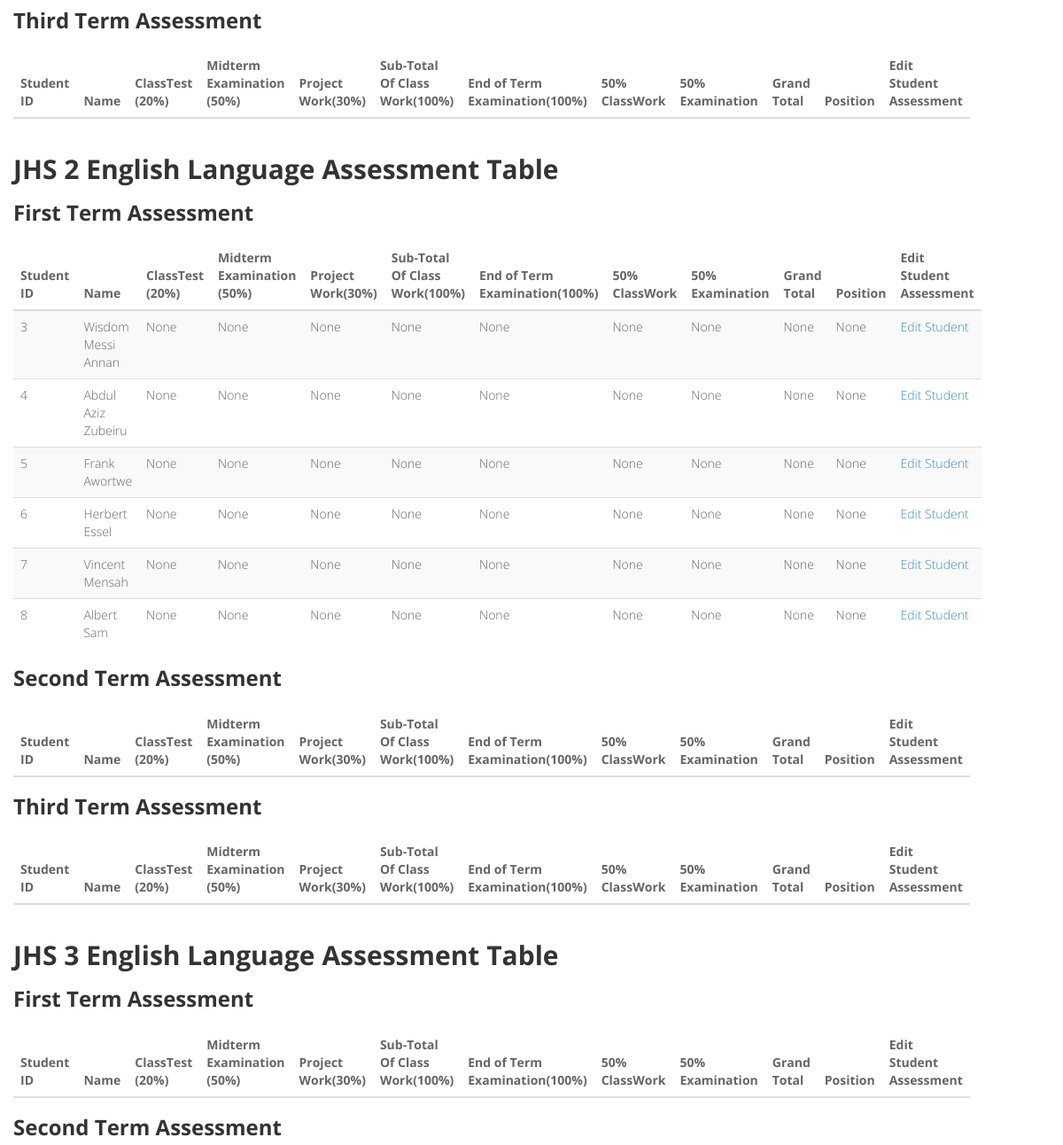
The page /integrated_science-portal (signed in, middle part) on the database as committed earlier.
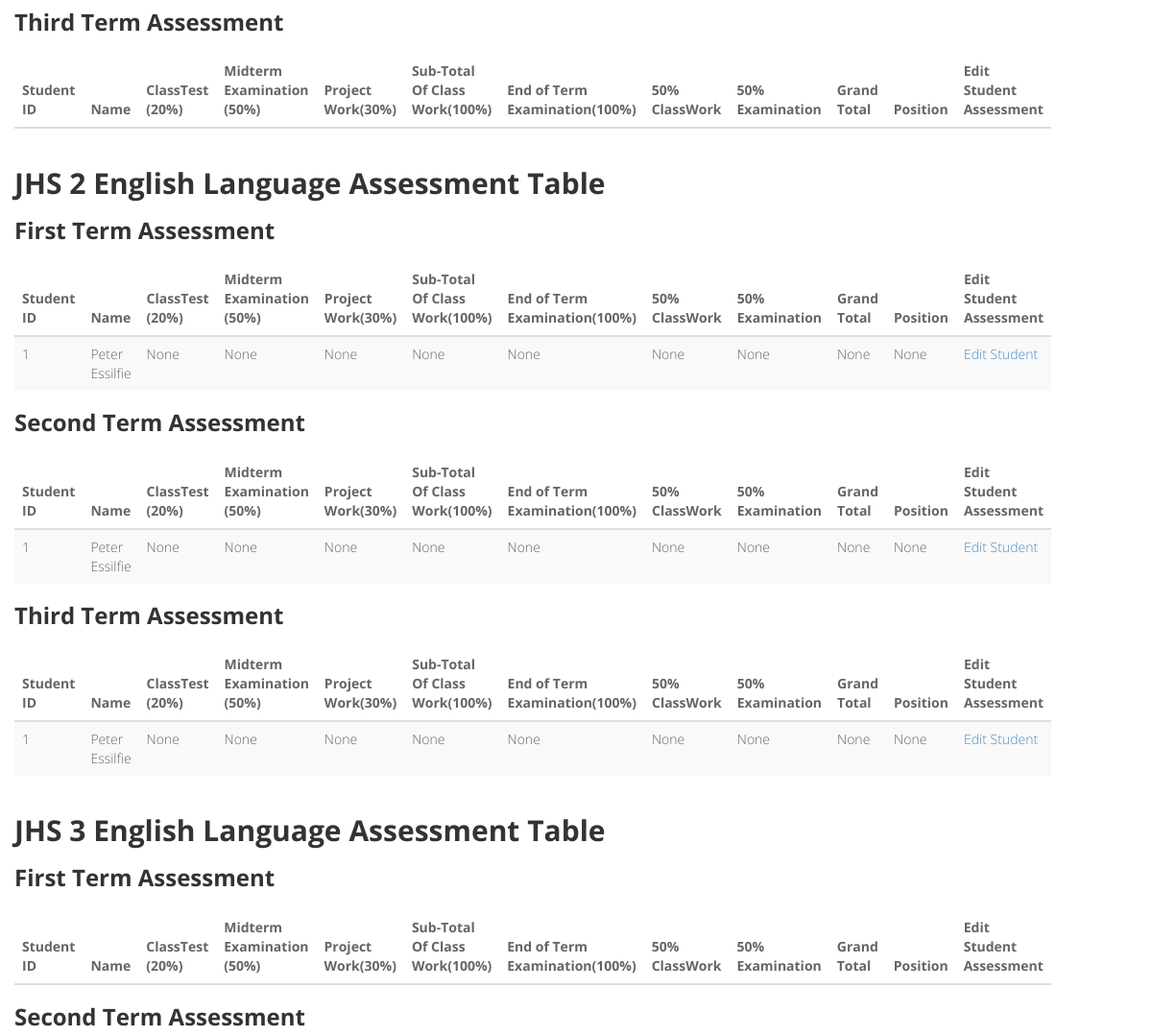
The same page on the database as committed later.
### main.py (models this page shows)
class FirstTermJHS2IntegratedScience(UserMixin, db.Model):
    __tablename__ = 'JHS 2 Integrated Science Assessment'
    id = db.Column(db.Integer, primary_key=True)
    full_name = db.Column(db.String(250), nullable=True)
    classtest = db.Column(db.Integer, nullable=True)
    midterm_examination = db.Column(db.Integer, nullable=True)
    project_work = db.Column(db.Integer, nullable=True)
    subtotal = db.Column(db.Integer, nullable=True)
    end_of_term_examination = db.Column(db.Integer, nullable=True)
    half_subtotal = db.Column(db.Integer, nullable=True)
    half_examination = db.Column(db.Integer, nullable=True)
    grand_total = db.Column(db.Integer, nullable=True)
    ranking = db.Column(db.Integer, nullable=True)
    teacher_id = db.Column(db.Integer, db.ForeignKey('jhs_3_class_teacher.id'))
    teacher = relationship('JHS3Teacher',
                           backref=db.backref('First Term JHS 2 Integrated Science Assessment', lazy=True))

class SecondTermJHS2IntegratedScience(UserMixin, db.Model):
    __tablename__ = 'Second Term JHS 2 Integrated Science Assessment'
    id = db.Column(db.Integer, primary_key=True)
    full_name = db.Column(db.String(250), nullable=True)
    classtest = db.Column(db.Integer, nullable=True)
    midterm_examination = db.Column(db.Integer, nullable=True)
    project_work = db.Column(db.Integer, nullable=True)
    subtotal = db.Column(db.Integer, nullable=True)
    end_of_term_examination = db.Column(db.Integer, nullable=True)
    half_subtotal = db.Column(db.Integer, nullable=True)
    half_examination = db.Column(db.Integer, nullable=True)
    grand_total = db.Column(db.Integer, nullable=True)
    ranking = db.Column(db.Integer, nullable=True)
    teacher_id = db.Column(db.Integer, db.ForeignKey('jhs_3_class_teacher.id'))
    teacher = relationship('JHS3Teacher',
                           backref=db.backref('Second Term JHS 2 Integrated Science Assessment', lazy=True))

class ThirdTermJHS2IntegratedScience(UserMixin, db.Model):
    __tablename__ = 'Third Term JHS 2 Integrated Science Assessment'
    id = db.Column(db.Integer, primary_key=True)
    full_name = db.Column(db.String(250), nullable=True)
    classtest = db.Column(db.Integer, nullable=True)
    midterm_examination = db.Column(db.Integer, nullable=True)
    project_work = db.Column(db.Integer, nullable=True)
    subtotal = db.Column(db.Integer, nullable=True)
    end_of_term_examination = db.Column(db.Integer, nullable=True)
    half_subtotal = db.Column(db.Integer, nullable=True)
    half_examination = db.Column(db.Integer, nullable=True)
    grand_total = db.Column(db.Integer, nullable=True)
    ranking = db.Column(db.Integer, nullable=True)
    teacher_id = db.Column(db.Integer, db.ForeignKey('jhs_3_class_teacher.id'))
    teacher = relationship('JHS3Teacher',
                           backref=db.backref('Third Term JHS 2 Integrated Science Assessment', lazy=True))

### main.py (the view)
@app.route('/integrated_science-portal')
@login_required
def science():
    form_1_first_term_students = FirstTermJHS1IntegratedScience.query.all()
    form_1_second_term_students = SecondTermJHS1IntegratedScience.query.all()
    form_1_third_term_students = ThirdTermJHS1IntegratedScience.query.all()
    form_2_first_term_students = FirstTermJHS2IntegratedScience.query.all()
    form_2_second_term_students = SecondTermJHS2IntegratedScience.query.all()
    form_2_third_term_students = ThirdTermJHS2IntegratedScience.query.all()
    form_3_first_term_students = FirstTermJHS3IntegratedScience.query.all()
    form_3_second_term_students = SecondTermJHS3IntegratedScience.query.all()
    form_3_third_term_students = ThirdTermJHS3IntegratedScience.query.all()
    return render_template('english_dashboard.html', form_1_first_term_students=form_1_first_term_students,
                           form_1_second_term_students=form_1_second_term_students,
                           form_1_third_term_students=form_1_third_term_students,
                           form_2_first_term_students=form_2_first_term_students,
                           form_2_second_term_students=form_2_second_term_students,
                           form_2_third_term_students=form_2_third_term_students,
                           form_3_first_term_students=form_3_first_term_students,
                           form_3_second_term_students=form_3_second_term_students, current_user=current_user)

### main.py (called while the page is built)
@login_manager.user_loader
def load_user(user_id):
    return User.query.get(int(user_id))

### templates/english_dashboard.html (shortened to what this page needs)
{% include 'header.html' %}
<div class="container-fluid">
  <div class="row">
    <main class="col-md-9 ms-sm-auto col-lg-10 px-md-4">
      <section class="student-table">
          <h3>Third Term Assessment</h3>
          <div class="table-responsive">
            <table class="table table-striped table-sm">
              <thead>
                <tr>
                    <th scope="col">Student ID</th>
                    <th scope="col">Name</th>
                    <th scope="col">ClassTest (20%)</th>
                    <th scope="col">Midterm Examination (50%)</th>
                    <th scope="col">Project Work(30%)</th>
                    <th scope="col">Sub-Total Of Class Work(100%)</th>
                    <th scope="col">End of Term Examination(100%)</th>
                    <th scope="col">50% ClassWork</th>
                    <th scope="col">50% Examination</th>
                    <th scope="col">Grand Total</th>
                    <th scope="col">Position</th>
                  <th scope="col">Edit Student Assessment</th>
                </tr>
              </thead>
            </table>
          </div>
    </section>
    <section class="student-table">
      <h2>JHS 2 English Language Assessment Table</h2>
        <h3>First Term Assessment</h3>
      <div class="table-responsive">
        <table class="table table-striped table-sm">
          <thead>
            <tr>
                <th scope="col">Student ID</th>
                <th scope="col">Name</th>
                <th scope="col">ClassTest (20%)</th>
                <th scope="col">Midterm Examination (50%)</th>
                <th scope="col">Project Work(30%)</th>
                <th scope="col">Sub-Total Of Class Work(100%)</th>
                <th scope="col">End of Term Examination(100%)</th>
                <th scope="col">50% ClassWork</th>
                <th scope="col">50% Examination</th>
                <th scope="col">Grand Total</th>
                <th scope="col">Position</th>
              <th scope="col">Edit Student Assessment</th>
            </tr>
          </thead>
          <tbody>
          {% for student in form_2_first_term_students %}
            <tr>
              <td>{{student.id}}</td>
              <td>{{student.full_name}}</td>
              <td>{{student.classtest}}</td>
              <td>{{student.midterm_examination}}</td>
              <td>{{student.project_work}}</td>
              <td>{{student.subtotal}}</td>
              <td>{{student.end_of_term_examination}}</td>
              <td>{{student.half_subtotal}}</td>
                <td>{{student.half_examination}}</td>
                <td>{{student.grand_total}}</td>
              <td>{{student.ranking}}</td>
              <td><a href="{{url_for('edit_first_term_jhs2_english_student', index=student.id)}}">Edit Student</a></td>
            </tr>
            {% endfor %}
          </tbody>
        </table>
      </div>
        <h3>Second Term Assessment</h3>
      <div class="table-responsive">
        <table class="table table-striped table-sm">
          <thead>
            <tr>
                <th scope="col">Student ID</th>
                <th scope="col">Name</th>
                <th scope="col">ClassTest (20%)</th>
                <th scope="col">Midterm Examination (50%)</th>
                <th scope="col">Project Work(30%)</th>
                <th scope="col">Sub-Total Of Class Work(100%)</th>
                <th scope="col">End of Term Examination(100%)</th>
                <th scope="col">50% ClassWork</th>
                <th scope="col">50% Examination</th>
                <th scope="col">Grand Total</th>
                <th scope="col">Position</th>
              <th scope="col">Edit Student Assessment</th>
            </tr>
          </thead>
          <tbody>
          {% for student in form_2_second_term_students %}
            <tr>
              <td>{{student.id}}</td>
              <td>{{student.full_name}}</td>
              <td>{{student.classtest}}</td>
              <td>{{student.midterm_examination}}</td>
              <td>{{student.project_work}}</td>
              <td>{{student.subtotal}}</td>
              <td>{{student.end_of_term_examination}}</td>
              <td>{{student.half_subtotal}}</td>
                <td>{{student.half_examination}}</td>
                <td>{{student.grand_total}}</td>
              <td>{{student.ranking}}</td>
              <td><a href="{{url_for('edit_second_term_jhs2_english_student', index=student.id)}}">Edit Student</a></td>
            </tr>
            {% endfor %}
          </tbody>
        </table>
      </div>
        <h3>Third Term Assessment</h3>
      <div class="table-responsive">
        <table class="table table-striped table-sm">
          <thead>
            <tr>
                <th scope="col">Student ID</th>
                <th scope="col">Name</th>
                <th scope="col">ClassTest (20%)</th>
                <th scope="col">Midterm Examination (50%)</th>
                <th scope="col">Project Work(30%)</th>
                <th scope="col">Sub-Total Of Class Work(100%)</th>
                <th scope="col">End of Term Examination(100%)</th>
                <th scope="col">50% ClassWork</th>
                <th scope="col">50% Examination</th>
                <th scope="col">Grand Total</th>
                <th scope="col">Position</th>
              <th scope="col">Edit Student Assessment</th>
            </tr>
          </thead>
          <tbody>
          {% for student in form_2_third_term_students %}
            <tr>
              <td>{{student.id}}</td>
              <td>{{student.full_name}}</td>
              <td>{{student.classtest}}</td>
              <td>{{student.midterm_examination}}</td>
              <td>{{student.project_work}}</td>
              <td>{{student.subtotal}}</td>
              <td>{{student.end_of_term_examination}}</td>
              <td>{{student.half_subtotal}}</td>
                <td>{{student.half_examination}}</td>
                <td>{{student.grand_total}}</td>
              <td>{{student.ranking}}</td>
              <td><a href="{{url_for('edit_third_term_jhs2_english_student', index=student.id)}}">Edit Student</a></td>
            </tr>
            {% endfor %}
          </tbody>
        </table>
      </div>
    </section>
    <section class="student-table">
      <h2>JHS 3 English Language Assessment Table</h2>
        <h3>First Term Assessment</h3>
      <div class="table-responsive">
        <table class="table table-striped table-sm">
          <thead>
            <tr>
                <th scope="col">Student ID</th>
                <th scope="col">Name</th>
                <th scope="col">ClassTest (20%)</th>
                <th scope="col">Midterm Examination (50%)</th>
                <th scope="col">Project Work(30%)</th>
                <th scope="col">Sub-Total Of Class Work(100%)</th>
                <th scope="col">End of Term Examination(100%)</th>
                <th scope="col">50% ClassWork</th>
                <th scope="col">50% Examination</th>
                <th scope="col">Grand Total</th>
                <th scope="col">Position</th>
              <th scope="col">Edit Student Assessment</th>
            </tr>
          </thead>
        </table>
      </div>
        <h3>Second Term Assessment</h3>
    </section>
    </main>
  </div>
</div>
{% include 'footer.html'%}

### templates/header.html (shortened to what this page needs)
<!DOCTYPE html>
<html lang="en">
<head>
<link href="{{url_for('static', filename='css/bootstrap.min.css')}}" rel="stylesheet" />
<link href="{{ url_for('static',filename='css/fancybox/jquery.fancybox.css')}}" rel="stylesheet">
<link href="{{url_for('static', filename= 'css/jcarousel.css')}}" rel="stylesheet" />
<link href="{{url_for('static', filename='css/flexslider.css')}}" rel="stylesheet" />
<link href="{{url_for('static', filename= 'js/owl-carousel/owl.carousel.css')}}" rel="stylesheet">
<link href="{{url_for('static', filename= 'css/style.css')}}" rel="stylesheet" />
</head>
<body>
    <div id="wrapper">

### templates/footer.html (shortened to what this page needs)
</div>
</body>
</html>

### static/css/style.css (style rules this page uses)
body { font-family:'Open Sans', Arial, sans-serif; font-size:14px; font-weight:300; line-height:1.6em; color:#656565; }
h1,h2, h3, h4, h5, h6 { font-family:'Open Sans', Arial, sans-serif; font-weight:700; line-height:1.1em; color:#333; margin-bottom: 20px; }
#wrapper { width:100%; margin:0; padding:0; }
.row,.row-fluid { margin-bottom:30px; }

### templates/english_dashboard.html (style rules this page uses)
.student-table { margin-bottom: 40px; }

Rows that differ between the two databases and show on the page:
removed FirstTermJHS2IntegratedScience: id "3", full_name "Wisdom Messi Annan", classtest "None", midterm_examination "None", project_work "None", subtotal "None", end_of_term_examination "None", half_subtotal "None", half_examination "None", grand_total "None", ranking "None"
removed FirstTermJHS2IntegratedScience: id "4", full_name "Abdul Aziz Zubeiru", classtest "None", midterm_examination "None", project_work "None", subtotal "None", end_of_term_examination "None", half_subtotal "None", half_examination "None", grand_total "None", ranking "None"
removed FirstTermJHS2IntegratedScience: id "5", full_name "Frank Awortwe", classtest "None", midterm_examination "None", project_work "None", subtotal "None", end_of_term_examination "None", half_subtotal "None", half_examination "None", grand_total "None", ranking "None"
removed FirstTermJHS2IntegratedScience: id "6", full_name "Herbert Essel", classtest "None", midterm_examination "None", project_work "None", subtotal "None", end_of_term_examination "None", half_subtotal "None", half_examination "None", grand_total "None", ranking "None"
removed FirstTermJHS2IntegratedScience: id "7", full_name "Vincent Mensah", classtest "None", midterm_examination "None", project_work "None", subtotal "None", end_of_term_examination "None", half_subtotal "None", half_examination "None", grand_total "None", ranking "None"
removed FirstTermJHS2IntegratedScience: id "8", full_name "Albert Sam", classtest "None", midterm_examination "None", project_work "None", subtotal "None", end_of_term_examination "None", half_subtotal "None", half_examination "None", grand_total "None", ranking "None"
added FirstTermJHS2IntegratedScience: id "1", full_name "Peter Essilfie", classtest "None", midterm_examination "None", project_work "None", subtotal "None", end_of_term_examination "None", half_subtotal "None", half_examination "None", grand_total "None", ranking "None"
now on this page (row unchanged): SecondTermJHS2IntegratedScience: id "1", full_name "Peter Essilfie", classtest "None", midterm_examination "None", project_work "None", subtotal "None", end_of_term_examination "None", half_subtotal "None", half_examination "None", grand_total "None", ranking "None"
now on this page (row unchanged): ThirdTermJHS2IntegratedScience: id "1", full_name "Peter Essilfie", classtest "None", midterm_examination "None", project_work "None", subtotal "None", end_of_term_examination "None", half_subtotal "None", half_examination "None", grand_total "None", ranking "None"
